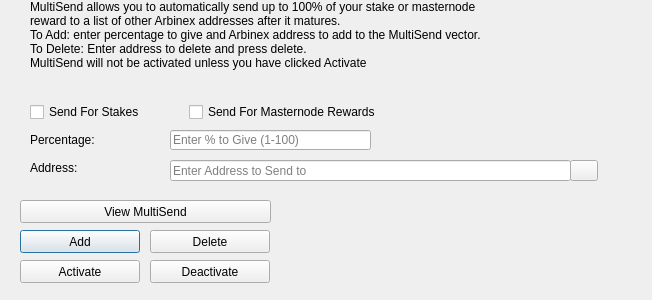
<?xml version="1.0" encoding="UTF-8"?>
<ui version="4.0">
 <class>MultiSendDialog</class>
 <widget class="QDialog" name="MultiSendDialog">
  <property name="windowModality">
   <enum>Qt::NonModal</enum>
  </property>
  <property name="geometry">
   <rect>
    <x>0</x>
    <y>0</y>
    <width>652</width>
    <height>300</height>
   </rect>
  </property>
  <property name="windowTitle">
   <string>MultiSend</string>
  </property>
  <widget class="QLineEdit" name="multiSendPercentEdit">
   <property name="geometry">
    <rect>
     <x>170</x>
     <y>130</y>
     <width>201</width>
     <height>20</height>
    </rect>
   </property>
   <property name="toolTip">
    <string>Enter whole numbers 1 - 100</string>
   </property>
   <property name="placeholderText">
    <string>Enter % to Give (1-100)</string>
   </property>
  </widget>
  <widget class="QLineEdit" name="multiSendAddressEdit">
   <property name="geometry">
    <rect>
     <x>170</x>
     <y>160</y>
     <width>401</width>
     <height>21</height>
    </rect>
   </property>
   <property name="toolTip">
    <string/>
   </property>
   <property name="placeholderText">
    <string>Enter Address to Send to</string>
   </property>
  </widget>
  <widget class="QLabel" name="label_2">
   <property name="geometry">
    <rect>
     <x>30</x>
     <y>0</y>
     <width>451</width>
     <height>121</height>
    </rect>
   </property>
   <property name="lineWidth">
    <number>1</number>
   </property>
   <property name="text">
    <string>MultiSend allows you to automatically send up to 100% of your stake or masternode reward to a list of other Arbinex addresses after it matures.
To Add: enter percentage to give and Arbinex address to add to the MultiSend vector.
To Delete: Enter address to delete and press delete.
MultiSend will not be activated unless you have clicked Activate</string>
   </property>
   <property name="alignment">
    <set>Qt::AlignLeading|Qt::AlignLeft|Qt::AlignTop</set>
   </property>
   <property name="wordWrap">
    <bool>true</bool>
   </property>
  </widget>
  <widget class="QLabel" name="message">
   <property name="geometry">
    <rect>
     <x>290</x>
     <y>200</y>
     <width>351</width>
     <height>91</height>
    </rect>
   </property>
   <property name="text">
    <string/>
   </property>
  </widget>
  <widget class="QPushButton" name="addButton">
   <property name="geometry">
    <rect>
     <x>20</x>
     <y>230</y>
     <width>120</width>
     <height>23</height>
    </rect>
   </property>
   <property name="toolTip">
    <string/>
   </property>
   <property name="statusTip">
    <string>Add to MultiSend Vector</string>
   </property>
   <property name="text">
    <string>Add</string>
   </property>
  </widget>
  <widget class="QPushButton" name="disableButton">
   <property name="geometry">
    <rect>
     <x>150</x>
     <y>260</y>
     <width>120</width>
     <height>23</height>
    </rect>
   </property>
   <property name="statusTip">
    <string>Deactivate MultiSend</string>
   </property>
   <property name="text">
    <string>Deactivate</string>
   </property>
  </widget>
  <widget class="QPushButton" name="addressBookButton">
   <property name="geometry">
    <rect>
     <x>570</x>
     <y>160</y>
     <width>28</width>
     <height>21</height>
    </rect>
   </property>
   <property name="toolTip">
    <string>Choose an address from the address book</string>
   </property>
   <property name="text">
    <string/>
   </property>
   <property name="icon">
    <iconset resource="../arbinex.qrc">
     <normaloff>:/icons/address-book</normaloff>:/icons/address-book</iconset>
   </property>
   <property name="shortcut">
    <string>Alt+A</string>
   </property>
   <property name="autoDefault">
    <bool>false</bool>
   </property>
  </widget>
  <widget class="QLabel" name="label">
   <property name="geometry">
    <rect>
     <x>30</x>
     <y>130</y>
     <width>121</width>
     <height>20</height>
    </rect>
   </property>
   <property name="toolTip">
    <string>Percentage of stake to send</string>
   </property>
   <property name="text">
    <string>Percentage:</string>
   </property>
  </widget>
  <widget class="QLabel" name="label_5">
   <property name="geometry">
    <rect>
     <x>30</x>
     <y>160</y>
     <width>111</width>
     <height>16</height>
    </rect>
   </property>
   <property name="toolTip">
    <string>Address to send portion of stake to</string>
   </property>
   <property name="text">
    <string>Address:</string>
   </property>
  </widget>
  <widget class="QPushButton" name="deleteButton">
   <property name="geometry">
    <rect>
     <x>150</x>
     <y>230</y>
     <width>120</width>
     <height>23</height>
    </rect>
   </property>
   <property name="toolTip">
    <string/>
   </property>
   <property name="statusTip">
    <string>Delete Address From MultiSend Vector</string>
   </property>
   <property name="text">
    <string>Delete</string>
   </property>
  </widget>
  <widget class="QPushButton" name="activateButton">
   <property name="geometry">
    <rect>
     <x>20</x>
     <y>260</y>
     <width>120</width>
     <height>23</height>
    </rect>
   </property>
   <property name="statusTip">
    <string>Activate MultiSend</string>
   </property>
   <property name="text">
    <string>Activate</string>
   </property>
  </widget>
  <widget class="QPushButton" name="viewButton">
   <property name="geometry">
    <rect>
     <x>20</x>
     <y>200</y>
     <width>251</width>
     <height>23</height>
    </rect>
   </property>
   <property name="toolTip">
    <string/>
   </property>
   <property name="statusTip">
    <string>View MultiSend Vector</string>
   </property>
   <property name="text">
    <string>View MultiSend</string>
   </property>
  </widget>
  <widget class="QWidget" name="horizontalLayoutWidget">
   <property name="geometry">
    <rect>
     <x>30</x>
     <y>100</y>
     <width>351</width>
     <height>24</height>
    </rect>
   </property>
   <layout class="QHBoxLayout" name="horizontalLayout">
    <item>
     <widget class="QCheckBox" name="multiSendStakeCheckBox">
      <property name="text">
       <string>Send For Stakes</string>
      </property>
     </widget>
    </item>
    <item>
     <widget class="QCheckBox" name="multiSendMasternodeCheckBox">
      <property name="text">
       <string>Send For Masternode Rewards</string>
      </property>
     </widget>
    </item>
   </layout>
  </widget>
 </widget>
 <resources>
  <include location="../arbinex.qrc"/>
 </resources>
 <connections/>
</ui>
